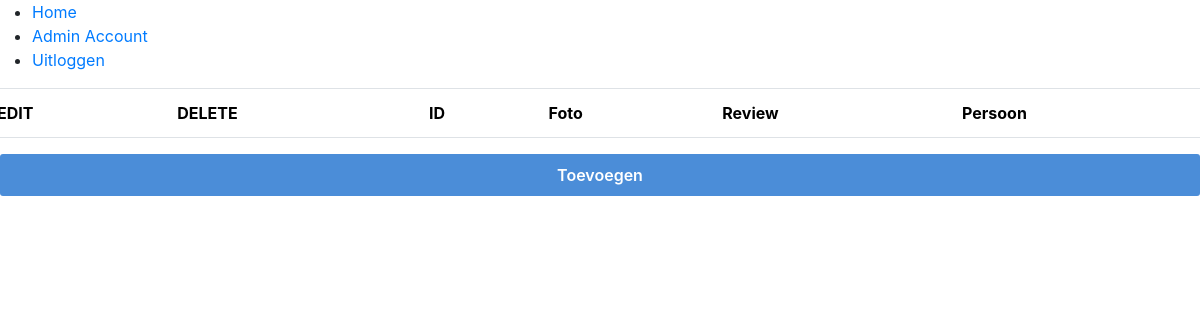
Page /admin/admin_account.php (signed in) on the earlier database version.
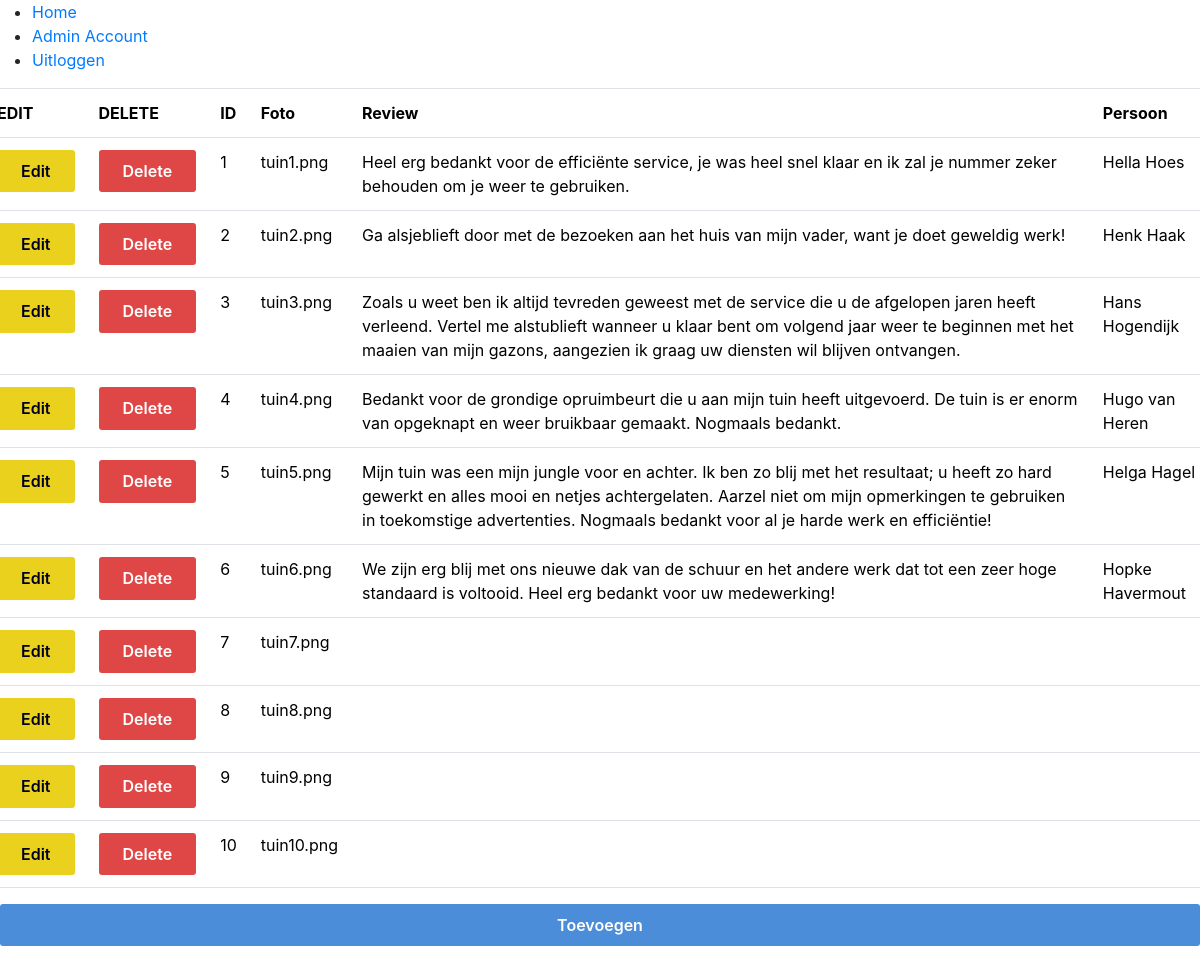
Same page on the later database version.
### tables this page shows
CREATE TABLE `hoofdpagina` (
  `id` int(11) NOT NULL,
  `foto` varchar(255) NOT NULL,
  `review` text NOT NULL,
  `persoon` varchar(255) NOT NULL
);

### admin/admin_account.php (the view, shortened to what this page needs)
<?php
    include('core/headeradmin.php');
?>
<div class="header">
    <head>
        <link rel="stylesheet" href="../assets/css/style.css">
    </head>
    <div class="row">
        <table class="table">
            <tr>
                <th>EDIT</th>
                <th>DELETE</th>
                <th>ID</th>
                <th>Foto</th>
                <th>Review</th>
                <th>Persoon</th>
            </tr>
            <?php
            $sql = "SELECT id, foto, review, persoon FROM hoofdpagina ORDER BY id ASC";
            $liqry = $con->prepare($sql);
            if ($liqry === false) {
                echo mysqli_error($con);
            } else {
                $liqry->bind_result($id, $foto, $review, $persoon);
                if ($liqry->execute()) {
                    $liqry->store_result();
                    while ($liqry->fetch()) {
                        ?>
                        <tr>
                            <td><a href="edit.php?id=<?php echo $id; ?>"><button class="button1">Edit</button></a></td>
                            <td><a href="delete.php?id=<?php echo $id; ?>"><button class="button2">Delete</button></a></td>
                            <td><?php echo $id; ?></td>
                            <td><?php echo $foto; ?></td>
                            <td><?php echo $review; ?></td>
                            <td><?php echo $persoon; ?></td>
                        </tr>
                        <?php
                    }
                }
            }
            ?>
        </table>
    </div>
    <div class="row">
        <div class="col-12">
            <a href="add.php"><button class="button3">Toevoegen</button></a>
        </div>
    </div>
<?php
    include('core/footeradmin.php');
?>

### admin/core/headeradmin.php (shortened to what this page needs)
<!DOCTYPE html>
<html lang="en">
<head>
    <link rel="stylesheet" href="<?= BASEURL;?>assets/css/bootstrap.min.css">
    <link rel="stylesheet" href="<?= BASEURL;?>assets/css/login.css">
    <link href="//maxcdn.bootstrapcdn.com/bootstrap/4.1.1/css/bootstrap.min.css" rel="stylesheet" id="bootstrap-css">
</head>
<body>
<nav>
        <ul>
            <li><a href="../index.php">Home</a></li>
            <?php if (isset($_SESSION['ingelogd']) && $_SESSION['ingelogd'] === true): ?>
                <li><a href="account.php">Account</a></li>
                <li><a href="uitloggen.php">Uitloggen</a></li>
                <?php elseif (isset($_SESSION['admin_ingelogd']) && $_SESSION['admin_ingelogd'] === true): ?>
                    <li><a href="../admin/admin_account.php">Admin Account</a></li>
                <li><a href="../login/uitloggen.php">Uitloggen</a></li>
            <?php else: ?>
                <li><a href="login.php">Inloggen</a></li>
            <?php endif; ?>
        </ul>
    </nav>

### admin/core/footeradmin.php (shortened to what this page needs)
</body>
</html>

### assets/css/login.css (style rules this page uses)
.button1 { display: inline-block; outline: none; cursor: pointer; font-weight: 600; border-radius: 3px; padding: 12px 24px; border: 0; color: #000021; background: #e9d11d; line-height: 1.15; font-size: 16px; }
.button2 { display: inline-block; outline: none; cursor: pointer; font-weight: 600; border-radius: 3px; padding: 12px 24px; border: 0; color: #ffffff; background: #df4646; line-height: 1.15; font-size: 16px; }
.button3 { display: inline-block; outline: none; cursor: pointer; font-weight: 600; border-radius: 3px; padding: 12px 24px; border: 0; color: #ffffff; background: #4b8dd8; line-height: 1.15; font-size: 16px; width: 100%; margin-bottom: 10px; }

Differences in the rows shown:
added hoofdpagina: id "1", foto "tuin1.png", review "Heel erg bedankt voor de efficiënte service, je was heel snel klaar en ik zal je nummer zeker behouden om je weer te gebruiken.", persoon "Hella Hoes"
added hoofdpagina: id "2", foto "tuin2.png", review "Ga alsjeblieft door met de bezoeken aan het huis van mijn vader, want je doet geweldig werk!", persoon "Henk Haak"
added hoofdpagina: id "3", foto "tuin3.png", review "Zoals u weet ben ik altijd tevreden geweest met de service die u de afgelopen jaren heeft verleend. Vertel me alstublieft wanneer u klaar bent om volgend jaar weer te beginnen met het maaien van mijn gazons, aangezien ik graag uw diensten wil blijven ontvangen.", persoon "Hans Hogendijk"
added hoofdpagina: id "4", foto "tuin4.png", review "Bedankt voor de grondige opruimbeurt die u aan mijn tuin heeft uitgevoerd. De tuin is er enorm van opgeknapt en weer bruikbaar gemaakt. Nogmaals bedankt.", persoon "Hugo van Heren"
added hoofdpagina: id "5", foto "tuin5.png", review "Mijn tuin was een mijn jungle voor en achter. Ik ben zo blij met het resultaat; u heeft zo hard gewerkt en alles mooi en netjes achtergelaten. Aarzel niet om mijn opmerkingen te gebruiken in toekomstige advertenties. Nogmaals bedankt voor al je harde werk en efficiëntie!", persoon "Helga Hagel"
added hoofdpagina: id "6", foto "tuin6.png", review "We zijn erg blij met ons nieuwe dak van de schuur en het andere werk dat tot een zeer hoge standaard is voltooid. Heel erg bedankt voor uw medewerking!", persoon "Hopke Havermout"
added hoofdpagina: id "7", foto "tuin7.png"
added hoofdpagina: id "8", foto "tuin8.png"
added hoofdpagina: id "9", foto "tuin9.png"
added hoofdpagina: id "10", foto "tuin10.png"
